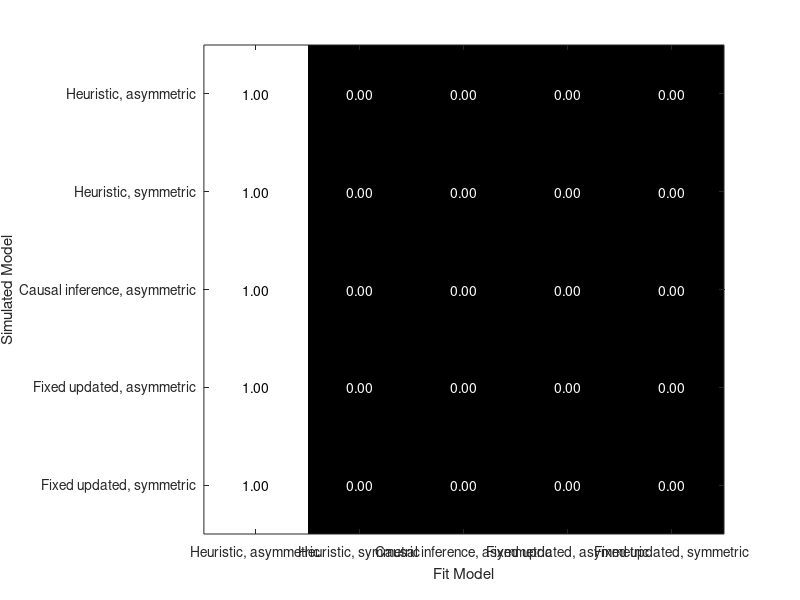

MATLAB code to generate this figure:
clear; close all;

%% select models

specifications = {'Heuristic, asymmetric', 'Heuristic, symmetric', 'Causal inference, asymmetric',  'Causal inference, symmetric','Fixed updated, asymmetric', 'Fixed updated, symmetric'};
folders = {'heu_asym', 'heu_sym', 'cauInf_asym', 'cauInf_sym','fixed_asym','fixed_sym'};

%% manage path

cur_dir               = pwd;
[project_dir, ~]      = fileparts(cur_dir);
[git_dir, ~] = fileparts(project_dir);
dataDir = fullfile(git_dir,'temporalRecalibrationData');
addpath(genpath(fullfile(project_dir, 'utils')));
addpath(genpath(fullfile(project_dir, 'vbmc')));
out_dir               = fullfile(cur_dir, mfilename);
if ~exist(out_dir,'dir') mkdir(out_dir); end

%% load results

results_folder = fullfile(dataDir,'recalibration_models_VBMC','model_recovery_s3');
files = dir(fullfile(results_folder, 'fitM*'));
pattern = 'fitM(\d+)_sample-(\d+)_';

log_model_evidence = nan(6, 6, 1);
for pp = 1:size(files)

    flnm =  files(pp).name;
    r = load(fullfile(results_folder, flnm));
    tokens = regexp(flnm, pattern, 'tokens');
    fit_m = str2double(tokens{1}{1});
    i_sample = str2double(tokens{1}{2});

    log_model_evidence(:, fit_m, i_sample) = r.summ.bestELBO;
    fake_pred(:, fit_m, i_sample) = r.fake_pred;
    pred(:,fit_m, i_sample) = r.fit_pred;
    elbo(:, fit_m, i_sample) = r.model.elbo;
    exitflag(:, fit_m, i_sample) = r.model.exitflag;

    % make predictions
    for mm = 1:6
        Xs = vbmc_rnd(r.model.vp{mm},1e5);
        post_mean = mean(Xs,1);
        est{mm, fit_m,i_sample} = post_mean;
    end

end

log_model_evidence = log_model_evidence([1,2,3,5,6], [1,2,3,5,6],:);

[num_sim_m, num_fit_m, num_i_sample] = size(log_model_evidence);
CM = zeros(num_sim_m, num_fit_m);
for sim_m = 1:num_sim_m

    for i_sample = 1:num_i_sample

        % Find the index of fit_m with the maximum log_model_evidence for the current i_sample
        [~, max_fit_m_index] = max(log_model_evidence(sim_m, :, i_sample));
        % Increment the count for the corresponding fit_m
        CM(sim_m, max_fit_m_index) = CM(sim_m, max_fit_m_index) + 1;

%         if sim_m == 1 && max_fit_m_index == 4
%             disp(i_sample)
%         end
    end
end

CM = CM./num_i_sample;

%% compare model predictions
% 
% i_sample = 18;
% sim_m = 1;
% for fit_m = [1,4]
%     figure;
%     set(gcf, 'Position',[0 0 500 400])
%     sgtitle(sprintf('sim-Model %i, fit model%i, logME %.2f', sim_m, fit_m, elbo(sim_m, fit_m, i_sample)))
%     hold on
%     plot(pred{sim_m, fit_m, i_sample}.adaptor_soa, mean(pred{sim_m, fit_m, i_sample}.pss_shift,2),'--or')
%     plot(fake_pred{sim_m, fit_m, i_sample}.adaptor_soa, mean(fake_pred{sim_m, fit_m, i_sample}.pss_shift,2),'k')
%     saveas(gca, fullfile(out_dir, sprintf('recal_sim-Model %i, fit model%i', sim_m, fit_m)),'png');
% 
%     figure;  hold on
%     set(gcf, 'Position',[0 0 1000 400])
%     sgtitle(sprintf('sim-Model %i, fit model%i, logME %.2f', sim_m, fit_m, elbo(sim_m, fit_m, i_sample)))
%     subplot(2,5,1); hold on
%     title('pretest')
%     plot(pred{sim_m, fit_m, i_sample}.test_soa, pred{sim_m, fit_m, i_sample}.pre_pmf','--or')
%     plot(fake_pred{sim_m, fit_m, i_sample}.test_soa, fake_pred{sim_m, fit_m, i_sample}.pre_pmf,'k')
% 
%     for ses = 1:9
%         subplot(2,5,ses+1);
%         hold on
%         plot(pred{sim_m, fit_m, i_sample}.test_soa, squeeze(pred{sim_m, fit_m, i_sample}.post_pmf(ses,:,:))','--or')
%         plot(fake_pred{sim_m, fit_m, i_sample}.test_soa, squeeze((fake_pred{sim_m, fit_m, i_sample}.post_pmf(ses,:,:)))','k')
%         title(['posttest' num2str(ses)])
%     end
%     saveas(gca, fullfile(out_dir, sprintf('toj_sim-Model %i, fit model%i', sim_m, fit_m)),'png');
% end

%% plot

figure;
set(gcf, 'Position',[0,0,420,300]);

imagesc(CM);
colormap('bone')
xticks(1:6)
yticks(1:6)
xticklabels(specifications([1,2,3,5,6]))
yticklabels(specifications([1,2,3,5,6]))
xlabel('Fit Model');
ylabel('Simulated Model');

[num_rows, num_cols] = size(CM);
for row = 1:num_rows
    for col = 1:num_cols
        val = CM(row, col);
        % Choose text color for better contrast
        textColor = 'w'; % default black
        if val >= 0.3
            textColor = 'k'; % white for contrast
        end
        text(col, row, num2str(val, '%0.2f'), ...
            'HorizontalAlignment', 'center', ...
            'Color', textColor);
    end
end

saveas(gca, fullfile(out_dir, 'CM'),'png');